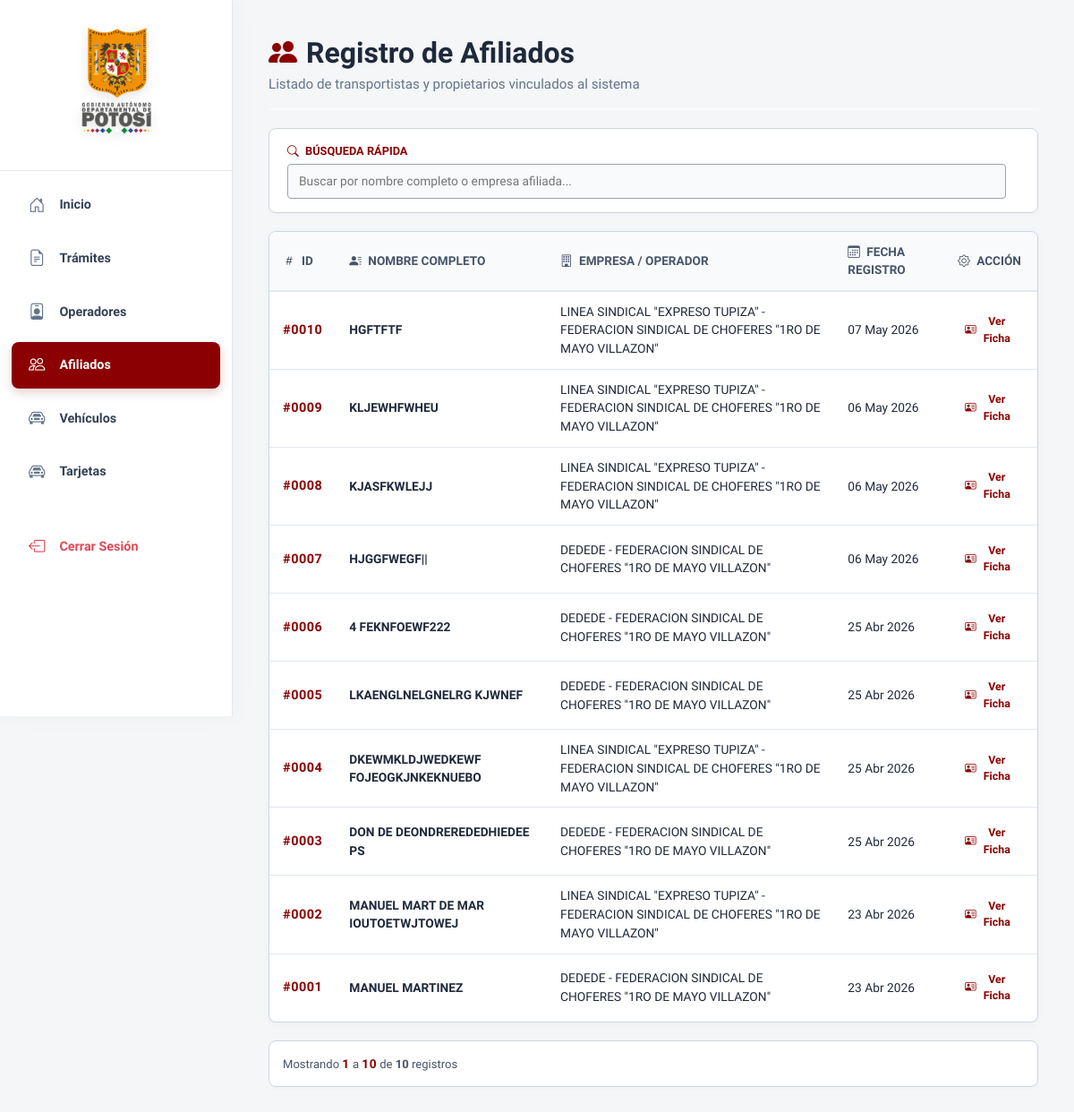
Page /afiliados/ (signed in) on the earlier database version.
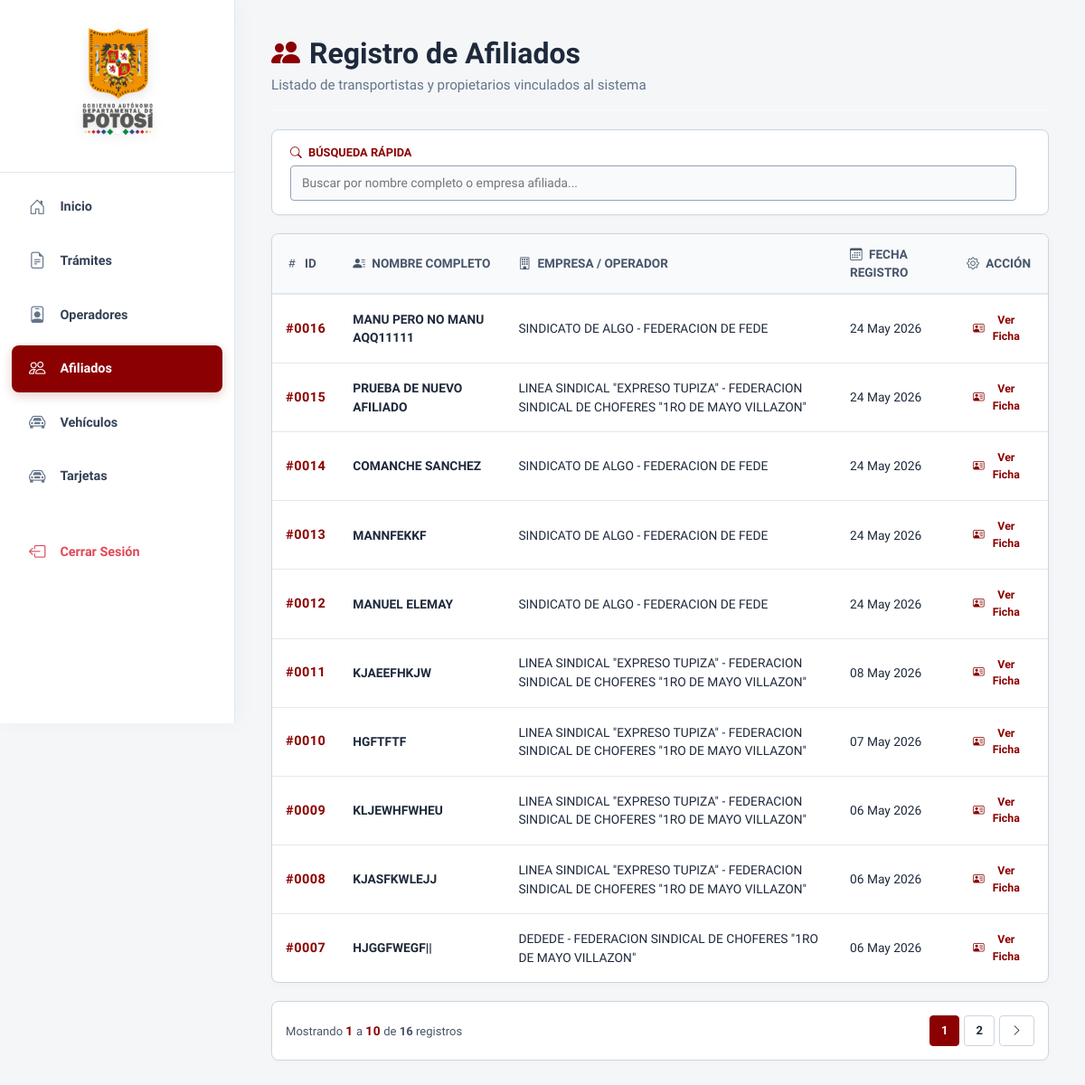
Same page on the later database version.
### apps/afiliado/models.py (models this page shows, shortened)
class Afiliado(models.Model):
    operador = models.ForeignKey(
        Operador,
        on_delete=models.PROTECT,
        related_name='afiliado_operador'
    )
    nombre_completo = models.CharField(max_length=500)
    fecha_registro = models.DateTimeField(auto_now_add=True)

### apps/operador/models.py (models this page shows, shortened)
class Operador(models.Model):
    organizacion = models.ForeignKey(
        'Organizacion',
        on_delete=models.PROTECT,
        related_name='operador_organizacion'
    )
    federacion = models.ForeignKey(
        'Federacion',
        on_delete=models.PROTECT,
        related_name='operador_federacion'
    )
    fecha_registro = models.DateTimeField(auto_now_add=True)
    def __str__(self):
        return f"{self.organizacion.nombre} - {self.federacion.nombre}"

class Organizacion(models.Model):
    nombre = models.CharField(max_length=500)
    fecha_registro = models.DateTimeField(auto_now_add=True)

class Federacion(models.Model):
    nombre = models.CharField(max_length=500)
    fecha_registro = models.DateTimeField(auto_now_add=True)

### apps/afiliado/views.py (the view)
# urls.py: path('afiliados/', views.lista_afiliados, name='lista_afiliados'),
@login_required
@user_passes_test(es_admin, login_url='/', redirect_field_name=None)
def lista_afiliados(request: HttpRequest) -> HttpResponse:
    q = request.GET.get('q', '').strip()
    try:
        afiliados_list = Afiliado.objects.select_related(
            'operador__organizacion',
            'operador__federacion'
        ).all().order_by('-fecha_registro')
        if q:
            afiliados_list = afiliados_list.filter(
                Q(nombre_completo__icontains=q) |
                Q(operador__organizacion__nombre__icontains=q) |
                Q(operador__federacion__nombre__icontains=q)
            )
        paginator = Paginator(afiliados_list, 10)
        page_number = request.GET.get('page')
        afiliados = paginator.get_page(page_number)
    except DatabaseError as e:
        logger.error(f"Error de DB en lista_afiliados: {e}")
        messages.error(request, "Ocurrió un error al cargar la lista de afiliados.")
        afiliados = []
    contexto = {
        'afiliados': afiliados,
        'q': q,
    }
    if request.headers.get('x-requested-with') == 'XMLHttpRequest':
        return render(request, 'afiliado/parcial_tabla.html', contexto)
    return render(request, 'afiliado/lista.html', contexto)

### apps/usuario/permisos.py (called while the page is built)
def es_admin(user):
    return user.is_authenticated and user.rol in ['sa', 'a']

### templates/afiliado/lista.html (shortened to what this page needs)
{% extends 'base.html' %}
{% block content %}
<div>
    <div class="header-pagina">
        <div>
            <h2 class="titulo-principal">
                <i class="bi bi-people-fill" style="color: var(--color-principal);"></i> Registro de Afiliados
            </h2>
            <p class="subtitulo-principal">Listado de transportistas y propietarios vinculados al sistema</p>
        </div>
    </div>
    <div class="panel-filtros">
        <form id="searchForm" class="flex-filtros" onsubmit="event.preventDefault();">
            <div class="form-group form-group-busqueda">
                <label for="q"><i class="bi bi-search me-1"></i> Búsqueda Rápida</label>
                <input type="text" id="q" name="q" value="{{ q }}" placeholder="Buscar por nombre completo o empresa afiliada..." autocomplete="off">
            </div>
        </form>
    </div>
    <div id="resultados-tabla" aria-live="polite">
        {% include 'afiliado/parcial_tabla.html' %}
    </div>
</div>
{% endblock %}

### templates/afiliado/parcial_tabla.html (shortened to what this page needs)
<div class="tabla-contenedor">
    <table class="tabla-moderna" aria-label="Lista de afiliados">
        <thead>
            <tr>
                <th scope="col"><i class="bi bi-hash me-1" aria-hidden="true"></i> ID</th>
                <th scope="col"><i class="bi bi-person-lines-fill me-1" aria-hidden="true"></i> Nombre Completo</th>
                <th scope="col"><i class="bi bi-building me-1" aria-hidden="true"></i> Empresa / Operador</th>
                <th scope="col"><i class="bi bi-calendar3 me-1" aria-hidden="true"></i> Fecha Registro</th>
                <th scope="col" class="text-center"><i class="bi bi-gear me-1" aria-hidden="true"></i> Acción</th>
            </tr>
        </thead>
        <tbody>
            {% for afiliado in afiliados %}
            <tr>
                <td>
                    <strong class="id-destacado">
                        #{{ afiliado.id|stringformat:"04d" }}
                    </strong>
                </td>
                <td class="nombre-destacado">
                    {{ afiliado.nombre_completo|upper }}
                </td>
                <td>
                    {% if afiliado.operador %}
                        {{ afiliado.operador|upper }}
                    {% else %}
                        <span class="operador-vacio">
                            <i class="bi bi-dash-circle me-1" aria-hidden="true"></i> Sin operador
                        </span>
                    {% endif %}
                </td>
                <td>
                    {{ afiliado.fecha_registro|date:"d M Y" }}
                </td>
                <td class="text-center">
                    <a href="{% url 'afiliado:detalle_afiliado' afiliado.id %}" class="link-custom" aria-label="Ver ficha del afiliado {{ afiliado.nombre_completo }}">
                        <i class="bi bi-person-vcard" aria-hidden="true"></i> Ver Ficha
                    </a>
                </td>
            </tr>
            {% empty %}
            <tr>
                <td colspan="5" class="texto-vacio">
                    <i class="bi bi-people fs-2 d-block mb-2" aria-hidden="true"></i> No hay afiliados registrados
                </td>
            </tr>
            {% endfor %}
        </tbody>
    </table>
</div>
<div class="paginacion-container">
    <div aria-live="polite">
        Mostrando <strong class="id-destacado">{{ afiliados.start_index|default:"0" }}</strong> a <strong class="id-destacado">{{ afiliados.end_index|default:"0" }}</strong> de <strong>{{ afiliados.paginator.count|default:"0" }}</strong> registros
    </div>
    {% if afiliados.has_other_pages %}
        <nav aria-label="Navegación de páginas">
            <ul class="paginacion-nav">
                {% for i in afiliados.paginator.page_range %}
                    {% if afiliados.number == i %}
                        <li><span class="activo" aria-current="page">{{ i }}</span></li>
                    {% elif i > afiliados.number|add:'-3' and i < afiliados.number|add:'3' %}
                        <li>
                            <a href="?page={{ i }}&q={{ q|urlencode }}" aria-label="Ir a la página {{ i }}">{{ i }}</a>
                        </li>
                    {% endif %}
                {% endfor %}
                {% if afiliados.has_next %}
                    <li>
                        <a href="?page={{ afiliados.next_page_number }}&q={{ q|urlencode }}" aria-label="Página siguiente" title="Siguiente">
                            <i class="bi bi-chevron-right" aria-hidden="true"></i>
                        </a>
                    </li>
                {% endif %}
            </ul>
        </nav>
    {% endif %}
</div>

Differences in the rows shown:
no longer on this page (row unchanged): Afiliado: id "0006", nombre_completo "4 FEKNFOEWF222", operador "DEDEDE - FEDERACION SINDICAL DE CHOFERES \"1RO DE MAYO VILLAZON\"", fecha_registro "25 Abr 2026"
no longer on this page (row unchanged): Afiliado: id "0005", nombre_completo "LKAENGLNELGNELRG KJWNEF", operador "DEDEDE - FEDERACION SINDICAL DE CHOFERES \"1RO DE MAYO VILLAZON\"", fecha_registro "25 Abr 2026"
no longer on this page (row unchanged): Afiliado: id "0004", nombre_completo "DKEWMKLDJWEDKEWF FOJEOGKJNKEKNUEBO", operador "LINEA SINDICAL \"EXPRESO TUPIZA\" - FEDERACION SINDICAL DE CHOFERES \"1RO DE MAYO VILLAZON\"", fecha_registro "25 Abr 2026"
no longer on this page (row unchanged): Afiliado: id "0003", nombre_completo "DON DE DEONDREREDEDHIEDEE PS", operador "DEDEDE - FEDERACION SINDICAL DE CHOFERES \"1RO DE MAYO VILLAZON\"", fecha_registro "25 Abr 2026"
no longer on this page (row unchanged): Afiliado: id "0002", nombre_completo "MANUEL MART DE MAR IOUTOETWJTOWEJ", operador "LINEA SINDICAL \"EXPRESO TUPIZA\" - FEDERACION SINDICAL DE CHOFERES \"1RO DE MAYO VILLAZON\"", fecha_registro "23 Abr 2026"
no longer on this page (row edited): Afiliado: id "0001", nombre_completo "MANUEL MARTINEZ", operador "DEDEDE - FEDERACION SINDICAL DE CHOFERES \"1RO DE MAYO VILLAZON\"", fecha_registro "23 Abr 2026"
added Afiliado: id "0016", nombre_completo "MANU PERO NO MANU AQQ11111", operador "SINDICATO DE ALGO - FEDERACION DE FEDE", fecha_registro "24 May 2026"
added Afiliado: id "0015", nombre_completo "PRUEBA DE NUEVO AFILIADO", operador "LINEA SINDICAL \"EXPRESO TUPIZA\" - FEDERACION SINDICAL DE CHOFERES \"1RO DE MAYO VILLAZON\"", fecha_registro "24 May 2026"
added Afiliado: id "0014", nombre_completo "COMANCHE SANCHEZ", operador "SINDICATO DE ALGO - FEDERACION DE FEDE", fecha_registro "24 May 2026"
added Afiliado: id "0013", nombre_completo "MANNFEKKF", operador "SINDICATO DE ALGO - FEDERACION DE FEDE", fecha_registro "24 May 2026"
added Afiliado: id "0012", nombre_completo "MANUEL ELEMAY", operador "SINDICATO DE ALGO - FEDERACION DE FEDE", fecha_registro "24 May 2026"
added Afiliado: id "0011", nombre_completo "KJAEEFHKJW", operador "LINEA SINDICAL \"EXPRESO TUPIZA\" - FEDERACION SINDICAL DE CHOFERES \"1RO DE MAYO VILLAZON\"", fecha_registro "08 May 2026"
Other differences:
{{ afiliados.paginator.count|default:"0" }}: "10" → "16"
new list line: "1"
new list line: "2"
